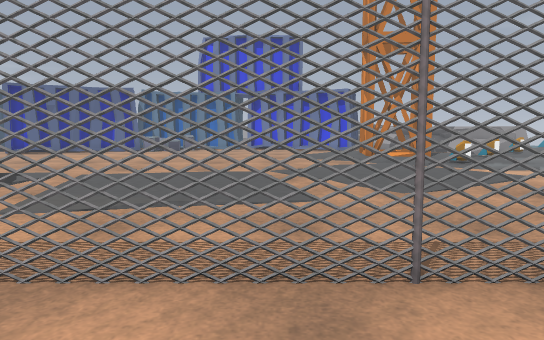
view 1 (above)

19 first-person views from a walk through a level from a Godot 3-D game. The camera is 1.3 m above the floor, tilts 6° down and sees 70° across. The floor is counted in squares, 0.9 m on a side. Each view is taken from the middle of a square. On the plan, view 1 faces up. The plan holds only what a view shows up to about 17 squares ahead; the rest is blank. The place goes on beyond the plan. Flat picture figures and markers are not drawn. Characters and animated objects are left out. Some surface patterns are stand-ins.

view 2
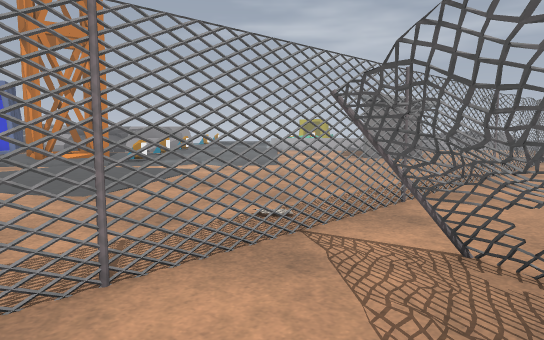

view 3
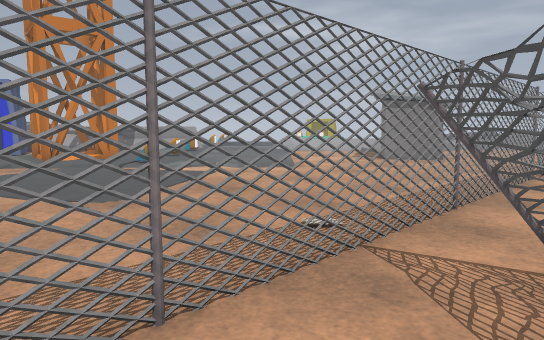

view 4
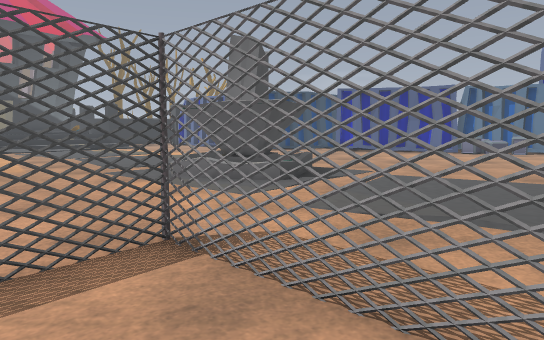

view 5
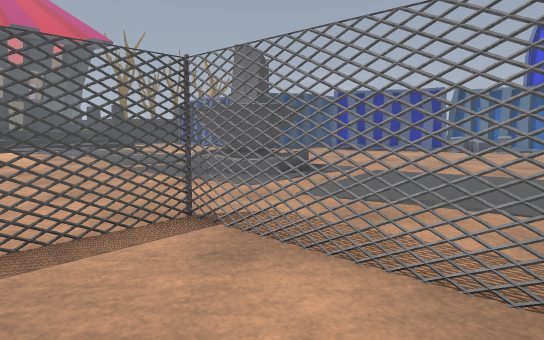

view 6
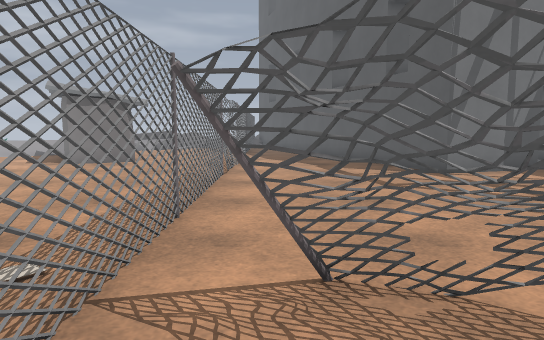

view 7
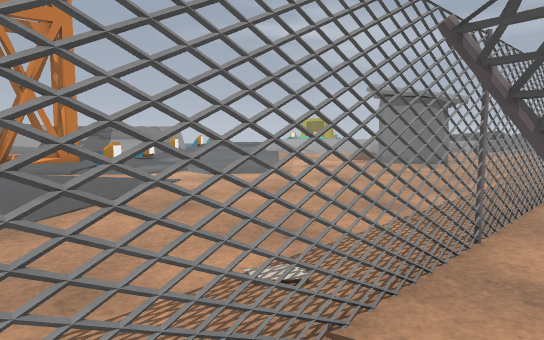

view 8
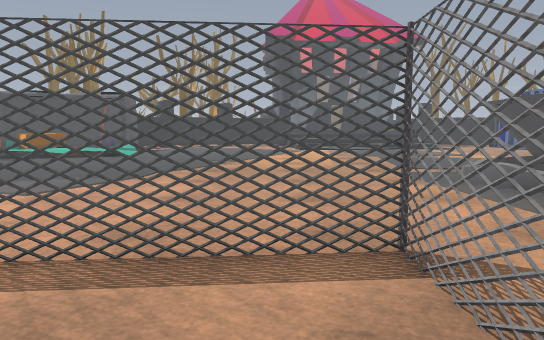

view 9
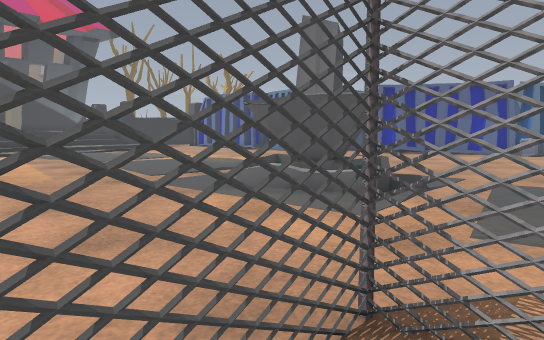

view 10
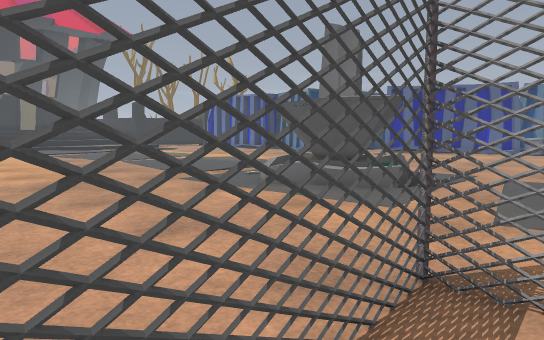

view 11
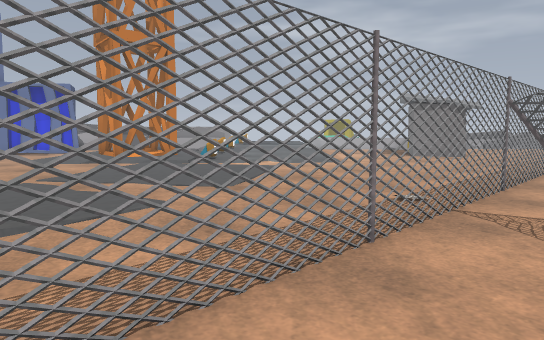

view 12
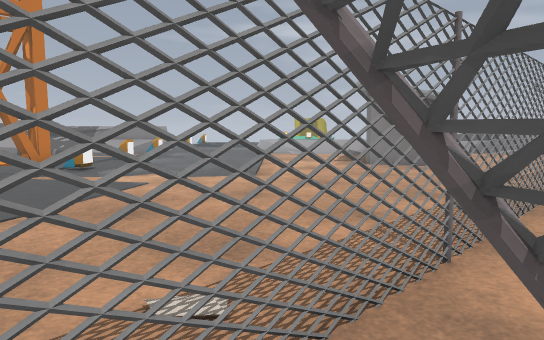

view 13
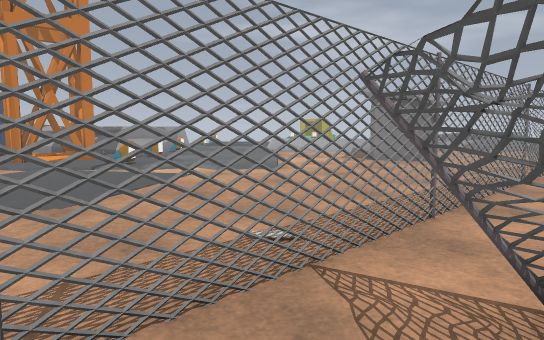

view 14
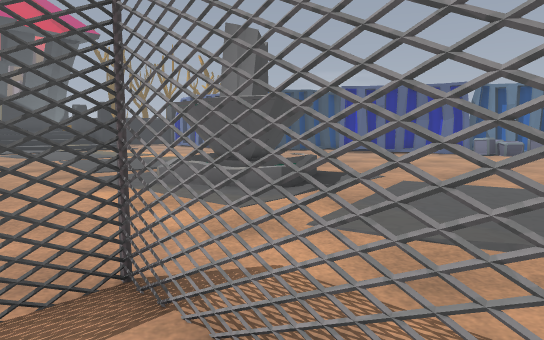

view 15
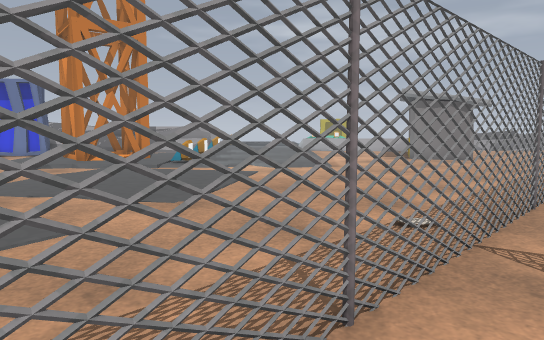

view 16
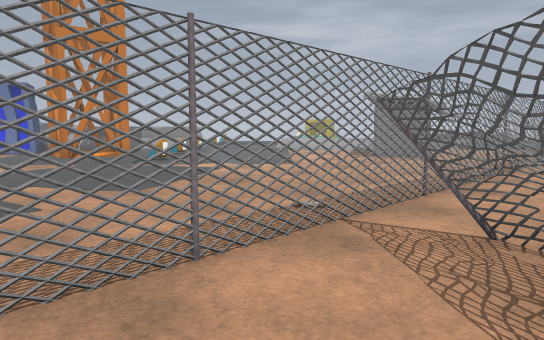

view 17
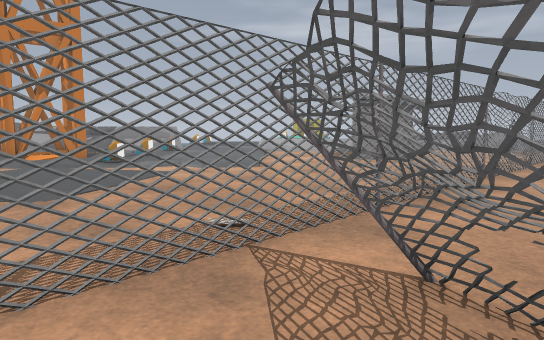

view 18
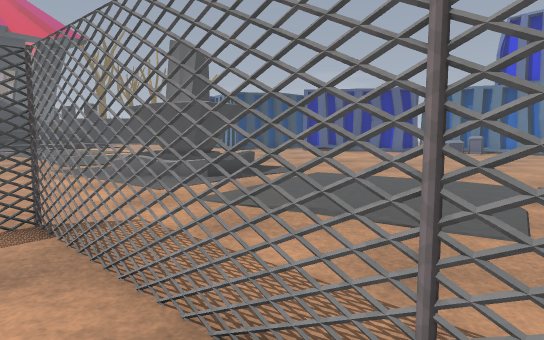

view 19
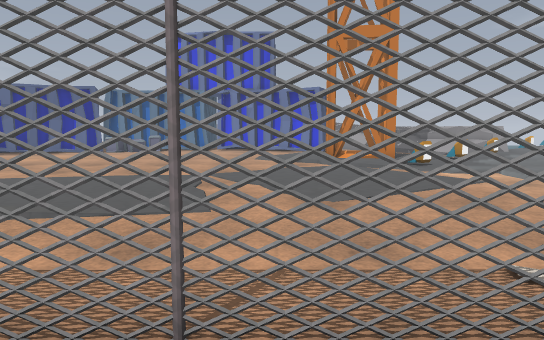

### Floor plan
Key: @ floor where view 1 was taken; # wall or solid block; x gap in a wall; . main floor; : floor 0.25 m higher than the main floor; / step, stairs or slope; = window, fence, low wall or low ledge; L lamp; T thing the floor can be seen under or through; F fountain; O other object.
Columns run from 17 left of view 1 to 21 right of it. Each row starts with its distance up from view 1.
 21             .. ..     #x#
 20             .. ..../::x:x
 19          ........../::#x#  OO
 18         ............/:::::...
 17        ............../:::.....
 16       .............../..LL....
 15       ...................L....
 14        .........................
 13        .........................
 12         F..........................
 11  ..    FF..........................
 10 .... F FFF.........................#
  9 ......FFFF.........................##
  8 ......FFF............................
  7 .......................................
  6 .......................................
  5 ......................................
  4 .............TTTTxTTTTTTTTTTTTxx=xx#x##
  3 .............T........................
  2  ............T.......T............
  1  ............T......T=.............
  0  ............T...@. T..............

Where each view was taken, in squares from view 1:
view 1: 0 up, 0 right, facing up
view 2: 0 up, 0 right, facing up-right
view 3: 1 up, 0 right, facing up-right
view 4: 1 up, 0 right, facing up-left
view 5: 0 up, 1 right, facing up-left
view 6: 2 up, 1 right, facing right
view 7: 2 up, 2 right, facing up-right
view 8: 2 up, 0 right, facing left
view 9: 1 up, 3 left, facing up-left
view 10: 0 up, 3 left, facing up-left
view 11: 1 up, 3 left, facing up-right
view 12: 2 up, 3 right, facing up-right
view 13: 1 up, 1 right, facing up-right
view 14: 2 up, 1 left, facing up-left
view 15: 2 up, 1 left, facing up-right
view 16: 0 up, 1 left, facing up-right
view 17: 0 up, 1 right, facing up-right
view 18: 2 up, 2 right, facing up-left
view 19: 1 up, 2 right, facing up
